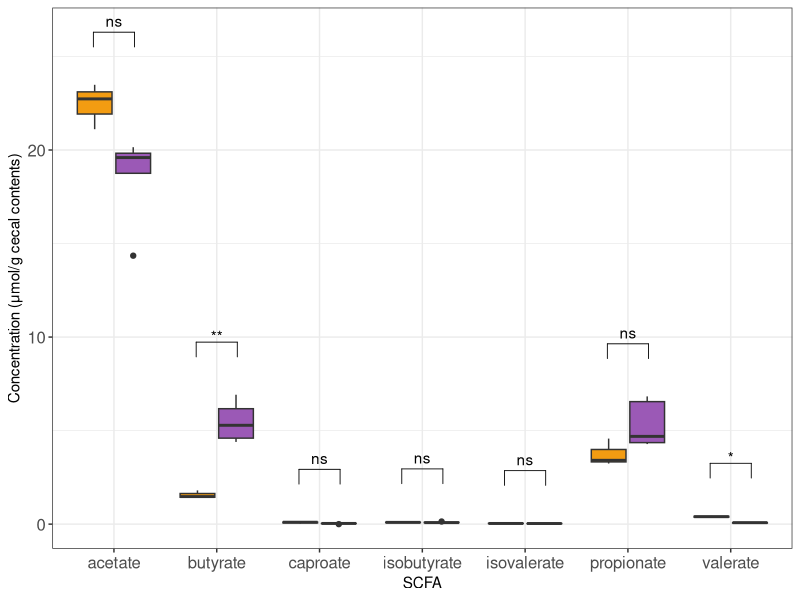
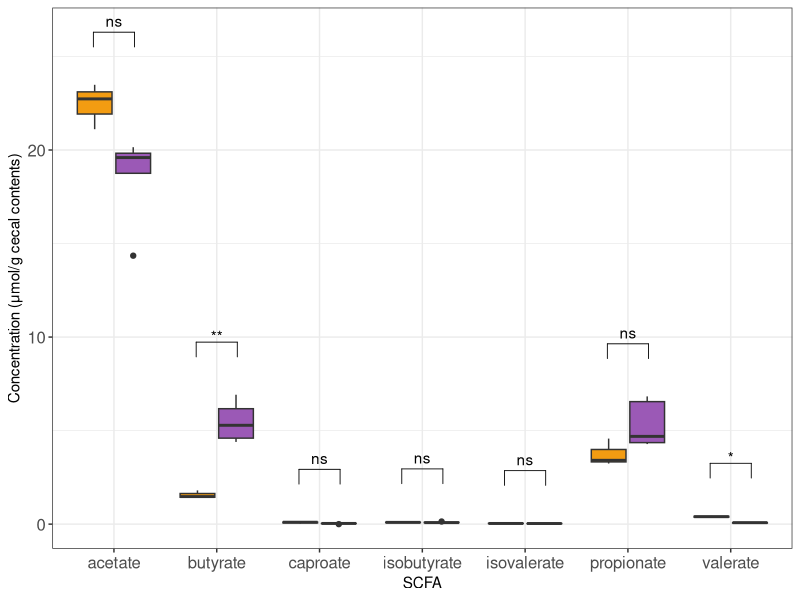
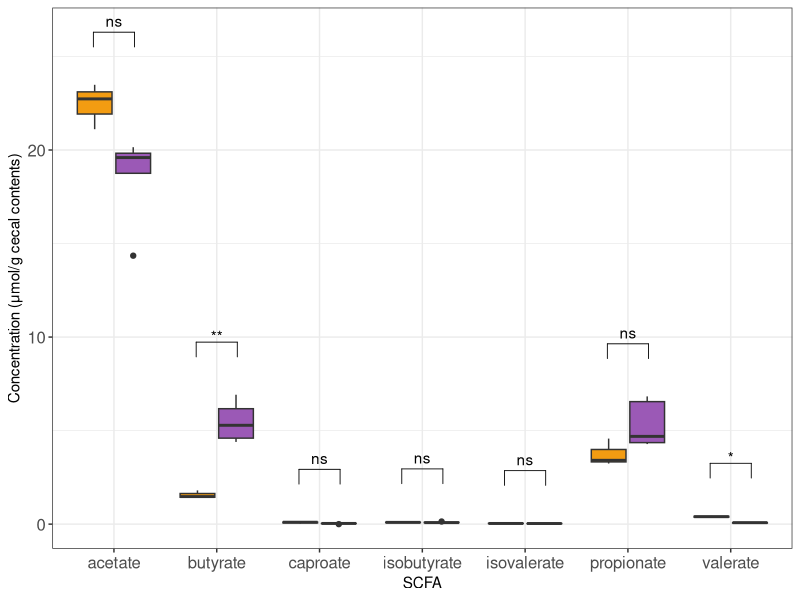

Write the R code that produced these figures, in order.
## ---- chunk 1
library(tidyverse)
library(RColorBrewer)
library(reshape)
library(dplyr)
library(rstatix)
library(ggpubr)
## ---- chunk 2
data <- read.csv("input/GG_diet_SCFAs.csv",header=TRUE)
weight_data <- read.csv("input/GG_diet_cecal_content_weights.csv",header=TRUE)

data_w_weights <- data %>% left_join(weight_data,by = c("sample" = "mouse")) %>% mutate_at(vars(-sample,-diet,-weight), funs(. / weight * 1000)) %>% select(-weight)
data_w_weights <- data_w_weights %>% mutate(total_SCFA = rowSums(select(.,-sample,-diet)))
data_pivoted <- data_w_weights %>% pivot_longer(-c("sample","diet"),names_to = "SCFA")

individual_plot <- data_pivoted %>% filter(SCFA != "total_SCFA" ) %>% ggplot(aes(x = SCFA, y = value)) + 
  geom_boxplot(aes(fill = diet)) +
  scale_fill_manual(values=c("#f39c12", "#9b59b6")) + 
  theme_bw() + ylab("Concentration (μmol/g cecal contents)")  +
  theme(legend.position = "none",axis.text = element_text(size=12))

stat.test <- data_pivoted %>% filter(SCFA != "total_SCFA" )  %>%
  group_by(SCFA) %>%
  t_test(value ~ diet) %>%
  adjust_pvalue(method = "bonferroni") %>%
  add_significance()

stat.test <- stat.test %>% add_xy_position(x = "SCFA")
individual_plot + stat_pvalue_manual(stat.test, label = "p.adj.signif")

ggsave("output/Figure_4D_guar_gum_SCFA_w_acetate.png",height=7,width=7)
ggsave("output/Figure_4D_guar_gum_SCFA_w_acetate.pdf",height=7,width=7)
